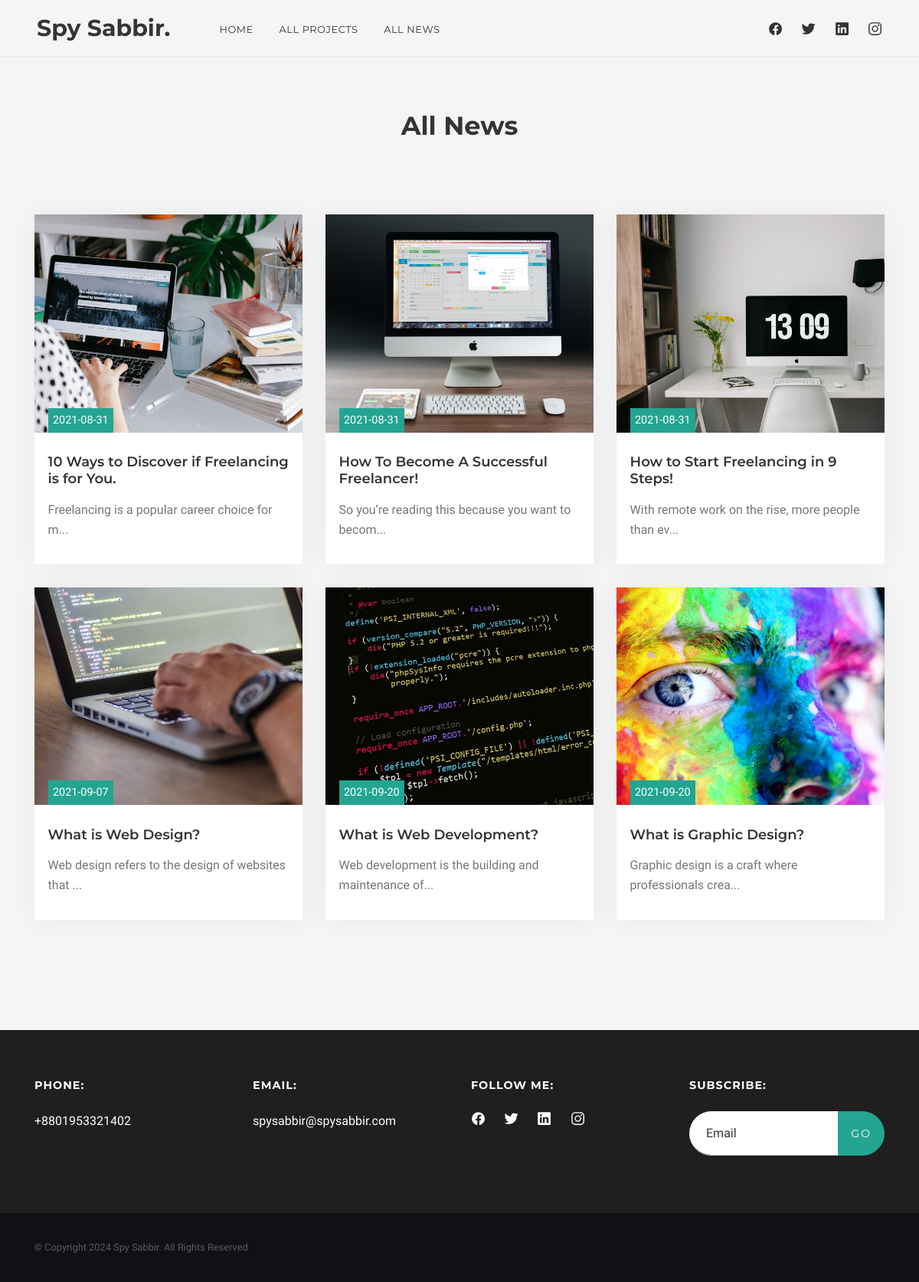
The page /all_news.php on the database its author committed.
### tables this page shows
CREATE TABLE `theme_default` (
  `id` int(11) NOT NULL,
  `default_item_name` varchar(200) NOT NULL,
  `default_item_value` text NOT NULL
);

CREATE TABLE `news` (
  `id` int(11) NOT NULL,
  `news_headline` varchar(100) NOT NULL,
  `news_details` text NOT NULL,
  `news_cover_photo` varchar(200) NOT NULL,
  `news_uploaded_date_time` datetime NOT NULL
);

### admin/dbc.php (called while the page is built, shortened)
<?php
function connect_to_db(){
$hostname = "localhost";
$username = "root";
$password = "";
$database_name = "portfolio";
return $db_connect = mysqli_connect($hostname, $username, $password, $database_name);
}
function spy_sabbir_all($table_name) {
    $select_query = "SELECT * FROM $table_name";
    return $result_from_db = mysqli_query(connect_to_db(), $select_query);
}
function spy_sabbir_update($table_name, $update_name){
    $query = "SELECT default_item_value FROM $table_name WHERE default_item_name = '$update_name'";
    return mysqli_fetch_assoc(mysqli_query(connect_to_db(), $query))['default_item_value'];
}
?>

### all_news.php (the view)
<?php
require_once 'header.php';
?>
<section id="news" class="section bg-light">
    <div class="container">
        <div class="row align-items-end">
            <div class="col-lg-12" data-aos="fade-up">
                <h2 class="mb-3 mb-md-0 text-center">All News</h2>
            </div>
        </div>
        <div class="mt-5 pt-5">
            <div class="row-news row">
                <?php foreach (spy_sabbir_all('news') as $single_news) : ?>
                    <div class="col-news col-md-6 col-lg-4" data-aos="fade-in" data-aos-delay="0">
                        <figure class="position-relative">
                            <div class="position-relative">
                                <a href="news_details.php?id=<?= $single_news['id'] ?>"><img alt="" class="w-100 d-block" src="img/news/<?= $single_news['news_cover_photo'] ?>"></a>
                                <mark class="date">
                                    <?= date("Y-m-d", strtotime($single_news['news_uploaded_date_time'])); ?>
                                </mark>
                            </div>
                            <figcaption>
                                <h5><a href="news_details.php?id=<?= $single_news['id'] ?>"><?= $single_news['news_headline'] ?></a></h5>
                                <?= substr($single_news['news_details'], 0, 50) ?>...
                            </figcaption>
                        </figure>
                    </div>
                <?php endforeach; ?>
            </div>
        </div>
    </div>
</section>
<?php
require_once 'footer.php';
?>

### header.php (shortened to what this page needs)
<?php
require_once "admin/dbc.php";
?>
<!doctype html>
<html lang="en">
<head>
  <link href="admin/lib/font-awesome/css/font-awesome.css" rel="stylesheet">
  <link rel="stylesheet" href="css/style.css">
</head>
<body>
  <nav id="scrollspy" class="navbar navbar-desctop">
    <div class="d-flex position-relative w-100">
      <a class="navbar-brand" href="index.php"><?= spy_sabbir_update('theme_default', 'owner_name'); ?>.</a>
      <ul class="navbar-nav-desctop mr-auto d-none d-lg-block">
        <?php if($_SERVER['REQUEST_URI'] == "/index.php"){  ?>
          <li><a class="nav-link" href="#home">Home</a></li>
          <li><a class="nav-link" href="#about">About</a></li>
          <li><a class="nav-link" href="#services">Services</a></li>
          <li><a class="nav-link" href="#experience">Experience</a></li>
          <li><a class="nav-link" href="#projects">Projects</a></li>
          <li><a class="nav-link" href="#testimonials">Testimonials</a></li>
          <li><a class="nav-link" href="#news">News</a></li>
        <?php }else{ ?>
          <li><a class="nav-link" href="index.php">Home</a></li>
          <li><a class="nav-link" href="all_project.php">All Projects</a></li>
          <li><a class="nav-link" href="all_news.php">All News</a></li>
        <?php } ?>
      </ul>
      <ul class="social-icons mr-auto mr-lg-0 d-none d-sm-block">
        <li><a href="<?= spy_sabbir_update('theme_default', 'facebook_link'); ?>" target="_blank">
            <ion-icon name="logo-facebook"></ion-icon>
          </a></li>
        <li><a href="<?= spy_sabbir_update('theme_default', 'twitter_link'); ?>" target="_blank">
            <ion-icon name="logo-twitter"></ion-icon>
          </a></li>
        <li><a href="<?= spy_sabbir_update('theme_default', 'instagram_link'); ?>" target="_blank">
            <ion-icon name="logo-linkedin"></ion-icon>
          </a></li>
        <li><a href="<?= spy_sabbir_update('theme_default', 'linkedin_link'); ?>" target="_blank">
            <ion-icon name="logo-instagram"></ion-icon>
          </a></li>
      </ul>
    </div>
  </nav>

### footer.php (shortened to what this page needs)
 <footer>
   <div class="section py-5 pb-0" style="background-color: <?= spy_sabbir_update('theme_default', 'primary_background_color'); ?>;">
     <div class="container">
       <div class="row">
         <div class="col-md-6 col-lg-3">
           <h6 class="text-white mb-4">Phone:</h6>
           <p class="text-white mb-4"><?= spy_sabbir_update('theme_default', 'owner_phone_number'); ?></p>
         </div>
         <div class="col-md-6 col-lg-3">
           <h6 class="text-white mb-4">Email:</h6>
           <p class="text-white mb-4"><?= spy_sabbir_update('theme_default', 'owner_email_address'); ?></p>
         </div>
         <div class="col-md-6 col-lg-3">
           <h6 class="text-white mb-4">Follow me:</h6>
           <ul class="social-icons">
             <li><a href="<?= spy_sabbir_update('theme_default', 'facebook_link'); ?>" target="_blank">
                 <ion-icon name="logo-facebook"></ion-icon>
               </a></li>
             <li><a href="<?= spy_sabbir_update('theme_default', 'twitter_link'); ?>" target="_blank">
                 <ion-icon name="logo-twitter"></ion-icon>
               </a></li>
             <li><a href="<?= spy_sabbir_update('theme_default', 'instagram_link'); ?>" target="_blank">
                 <ion-icon name="logo-linkedin"></ion-icon>
               </a></li>
             <li><a href="<?= spy_sabbir_update('theme_default', 'linkedin_link'); ?>" target="_blank">
                 <ion-icon name="logo-instagram"></ion-icon>
               </a></li>
           </ul>
         </div>
         <div class="col-md-6 col-lg-3">
           <h6 class="text-white mb-4">Subscribe:</h6>
           <form id="subscription_form" method="POST" action="subscriber_post.php">
             <div class="input-group">
               <input type="email" class="form-control" id="subscriber_email" name="subscriber_email" placeholder="Email" value="">
               <div class="input-group-append">
                 <button id="subscribe_button" class="btn px-3 text-white" type="button">Go</button>
               </div>
             </div>
           </form>
         </div>
       </div>
     </div>
   </div>
   <div class="footer-copy section-sm">
     <div class="container">© Copyright <?= date("Y") ?> <?= spy_sabbir_update('theme_default', 'owner_name'); ?>. All Rights Reserved</div>
   </div>
 </footer>
</body>
</html>

### css/style.css (style rules this page uses)
html { -webkit-font-smoothing: antialiased; }
body { font-family: 'Work Sans', sans-serif; font-size: 1rem; line-height: 1.625em; color:#767676; }
h2, .h2 { position: relative; font-family: 'Montserrat', sans-serif; font-weight: 700; font-size: 2.1rem; line-height: 1.2; color: #343434; margin:2rem 0; }
h5, .h5 { font-family: 'Montserrat', sans-serif; font-weight: 600; font-size: 1.125rem; line-height: 1.2; color: #343434; margin:1.2rem 0; }
h6, .h6 { font-family: 'Montserrat', sans-serif; font-weight: 700; font-size: 0.9rem; letter-spacing: 1px; line-height: 1.2; color: #343434; margin:1rem 0; text-transform: uppercase; }
h1 a, .h1 a, h2 a, .h2 a, h3 a, .h3 a, h4 a, .h4 a, h5 a, .h5 a, h6 a, .h6 a { color:inherit; }
p { margin-bottom: 1rem; }
ul { list-style: none; padding-left: 0; }
a { color:#23a592; -webkit-transition: color .3s ease-out; -o-transition: color .3s ease-out; transition: color .3s ease-out; }
.form-control, textarea.form-control { font-size: 1em; height: 3.625em; border-radius: 0; padding-left: 22px; color: #343434; background-color: transparent; border:0; border-bottom:1px solid #c3c3c3; -webkit-box-shadow:none; box-shadow:none; -webkit-appearance: none; -webkit-transition: all .15s; -o-transition: all .15s; transition: all .15s; }
.input-group .form-control { background-color: #fff; border-radius: 30px 0 0 30px; }
.btn { font-family: 'Montserrat', sans-serif; position: relative; display: inline-block; border:0.2em solid #23a592; border-radius: 30px; padding:1.2em 2.4em 1.15em; font-size: 0.875em; color:#fff; white-space: nowrap; text-align: center; letter-spacing: 0.15em; text-transform: uppercase; text-decoration: none; background-color:#23a592; border-width: 1px; -webkit-transition: all .3s ease-out!important; transition: all .3s ease-out!important; }
ion-icon { color:#23a592; font-size: 3.8rem; --ionicon-stroke-width: 17px; }
.bg-light { background: #f5f5f5!important; }
.text-white { color:#fff!important; }
.navbar { position: absolute; z-index: 10; width: 100%; padding: 0 3rem; border-bottom: 1px solid rgba(52,52,52,0.1); height:4.7rem; }
.navbar { padding: 0 1.5rem; }
@media (min-width: 992px) { .navbar { padding: 0 3rem; } }
.navbar, .navbar a, .navbar a:hover, .navbar a:focus { color:#343434; }
.navbar-brand { float: left; font-family: 'Montserrat', sans-serif; font-size:1.875rem; font-weight: 700; color:#fff; margin-right: 4rem; padding:0; line-height: 1; }
.navbar ul { margin-bottom:0; }
.navbar-desctop .social-icons { margin:0.38rem 0 0 -1.5rem; }
.social-icons { margin-left: -1.5rem; }
.social-icons li { float: left; margin-left: 1.5rem; }
.social-icons ion-icon { display: block; font-size:1.2rem; color:#343434; transition: all 0.3s ease; }
.navbar-desctop:before { content:''; position: absolute; top:0; left:0; width: 100%; height: 0; background:#fff; transition: all 0.3s ease; }
.navbar-nav-desctop { font-family: 'Montserrat', sans-serif; font-size:0.8rem; text-transform: uppercase; font-weight: 400; letter-spacing: 0.05em; margin-top:0.3rem; }
.nav-link { padding: 0; }
.navbar-nav-desctop li a { color: #343434; transition:all 0.3s; }
.navbar-nav-desctop > li { position: relative; float: left; margin-right: 2.1rem; }
.navbar-nav-desctop > li > a { display: flex; align-items: center; }
.section { position: relative; padding:9rem 0; }
.section-sm { padding: 6rem 0; }
.section h2 { margin-top: 0; }
.row-news { margin-top: -30px; }
.col-news { margin-top: 30px; }
.col-news figure { background-color: #fff; box-shadow: 0 0 35px rgba(0,0,0,0.05); margin:0; }
.col-news figure a img { transition:all 0.3s ease; }
.col-news figure .date { position: absolute; left: 1.1rem; bottom: 0; background-color: #23a592; color: #fff; padding-left: 0.4rem; padding-right: 0.4rem; font-size: 0.9rem; letter-spacing: 1; }
.col-news figcaption { padding: 1.8rem 1.1rem 2rem; }
.col-news figcaption h5 { margin:0 0 1rem 0; }
footer { color:#f5f5f5; }
footer a { color: #fff; }
footer ul { font-family: 'Montserrat', sans-serif; text-transform: uppercase; font-size: 0.8rem; letter-spacing: 1px; }
footer ul li { margin-bottom: 0.5rem; }
footer .social-icons ion-icon { color: #fff; }
.footer-copy { padding:2rem 0; background-color: #101117; font-size: 0.8rem; color:#5a5a5a; }

### rows shown on the page
theme_default: default_item_value "Spy Sabbir"
news: news_cover_photo (picture), news_uploaded_date_time "2021-08-31", news_headline "10 Ways to Discover if Freelancing is for You.", news_details "Freelancing is a popular career choice for m"
news: news_cover_photo (picture), news_uploaded_date_time "2021-08-31", news_headline "How To Become A Successful Freelancer!", news_details "So you’re reading this because you want to becom"
news: news_cover_photo (picture), news_uploaded_date_time "2021-08-31", news_headline "How to Start Freelancing in 9 Steps!", news_details "With remote work on the rise, more people than ev"
news: news_cover_photo (picture), news_uploaded_date_time "2021-09-07", news_headline "What is Web Design?", news_details "Web design refers to the design of websites that"
news: news_cover_photo (picture), news_uploaded_date_time "2021-09-20", news_headline "What is Web Development?", news_details "Web development is the building and maintenance of"
news: news_cover_photo (picture), news_uploaded_date_time "2021-09-20", news_headline "What is Graphic Design?", news_details "Graphic design is a craft where professionals crea"
theme_default: default_item_value "+8801953321402"
theme_default: default_item_value "spysabbir@spysabbir.com"
